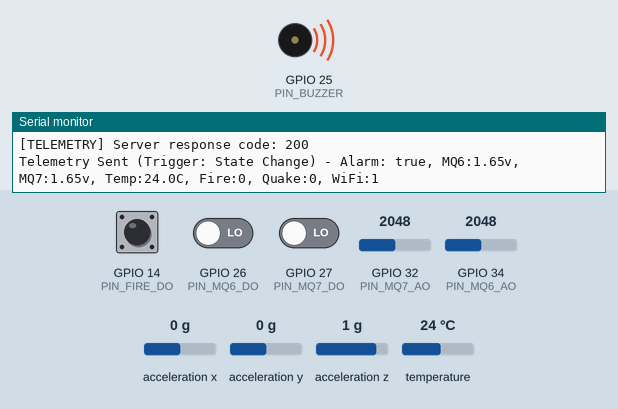
This program was run on a simulated ESP32. Shown: buzzer (waves = sounding), the last lines printed to the serial monitor. Wiring (inferred from the names in the program): MPU-6050 motion sensor at I2C address 0x68. The test bench sets the inputs (shaded band); at power-on: GPIO 26 (PIN_MQ6_DO) LOW, GPIO 27 (PIN_MQ7_DO) LOW, GPIO 32 (PIN_MQ7_AO) = 2048, GPIO 34 (PIN_MQ6_AO) = 2048, GPIO 14 (PIN_FIRE_DO) HIGH, acceleration x 0 g, acceleration y 0 g, acceleration z 1 g, temperature 24 °C. WiFi joins after 1.5 s; servers stay silent unless stated; uploads are accepted with an empty reply.

Above: at 4.3 s.
4.4 s: GPIO 26 (PIN_MQ6_DO) driven HIGH and GPIO 27 (PIN_MQ7_DO) driven HIGH
At 5.5 s:
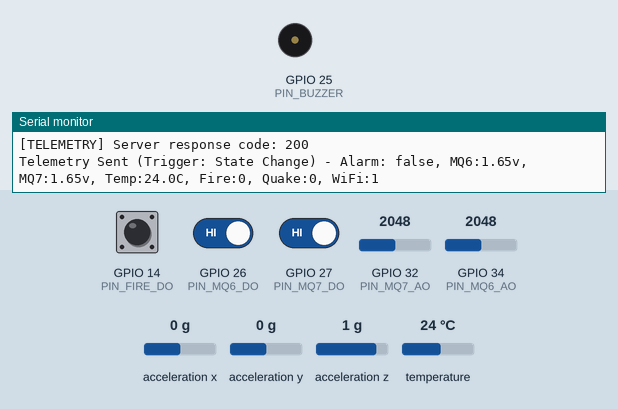
6.1 s: GPIO 32 (PIN_MQ7_AO) set to 2642
7.6 s: GPIO 32 (PIN_MQ7_AO) set to 2701
At 8.8 s:
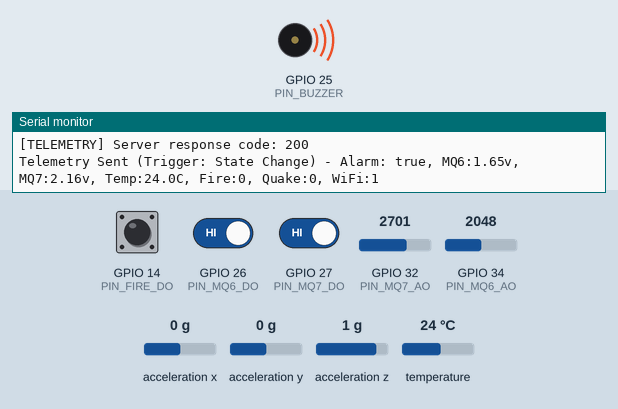
9.1 s: GPIO 32 (PIN_MQ7_AO) set to 1228
At 10.2 s:
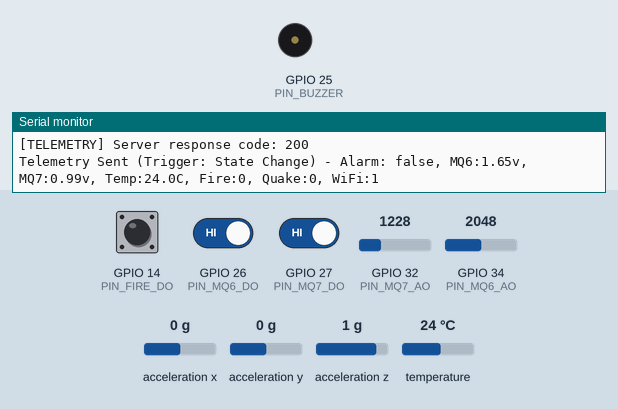
10.6 s: GPIO 34 (PIN_MQ6_AO) set to 2619
12.1 s: GPIO 34 (PIN_MQ6_AO) set to 2700
At 12.7 s:
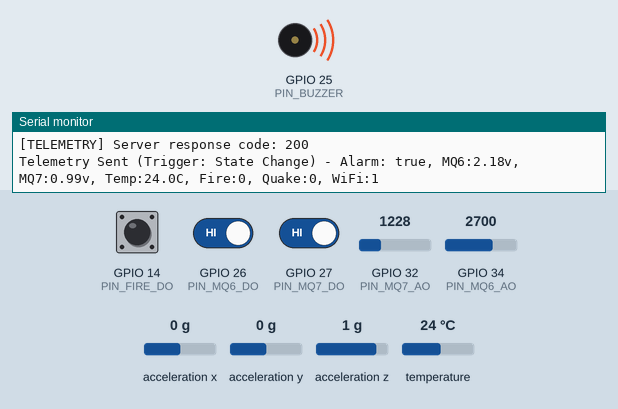
Timing chart, 0 to 14.6 s (numbered marks = the images above; inputs shaded):
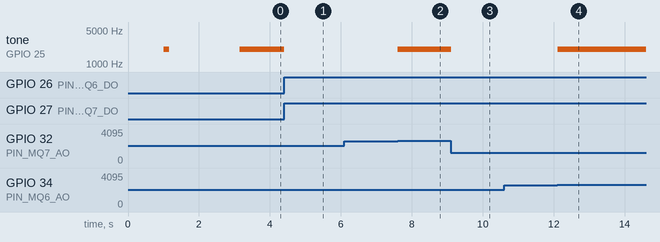

Measured:
- the behaviour switches between 2668 and 2669 on GPIO 32 (PIN_MQ7_AO) (found by bisection; images 1 and 2)
- the behaviour switches between 2668 and 2669 on GPIO 34 (PIN_MQ6_AO) (found by bisection; images 3 and 4)
- after the input at 4.4 s, tone on GPIO 25 (PIN_BUZZER): 2000 Hz → silent at once
- after the input at 6.1 s, every drawn part: stays the same
- after the input at 7.6 s, tone on GPIO 25 (PIN_BUZZER): silent → 2000 Hz at once
- after the input at 9.1 s, tone on GPIO 25 (PIN_BUZZER): 2000 Hz → silent at once
- after the input at 10.6 s, every drawn part: stays the same
- after the input at 12.1 s, tone on GPIO 25 (PIN_BUZZER): silent → 2000 Hz at once

The program:

main.cpp
```cpp
#include <Arduino.h>
#include <esp_task_wdt.h>
#include "Config.h"
#include "Sensors/GasSensor.h"
#include "Sensors/VibrationSensor.h"
#include "Sensors/FireSensor.h"
#include "Network/Telemetry.h"

// --- SYSTEM MODULES ---
GasSensor gasSensor(PIN_MQ6_AO, PIN_MQ7_AO, PIN_MQ6_DO, PIN_MQ7_DO);
VibrationSensor vibrationSensor(I2C_MPU_SDA, I2C_MPU_SCL);
FireSensor fireSensor(PIN_FIRE_DO);
Telemetry telemetry(WIFI_SSID, WIFI_PASS, SERVER_URL, TELEMETRY_TOKEN);

// --- SCHEDULING VARIABLES ---
unsigned long lastSentTime = 0;

void setup() {
  Serial.begin(115200);
  delay(1000); // Allow serial port to initialize

  Serial.println("\n\n=========================================");
  Serial.println("=== DECENTRALIZED SMART CITY SENSOR  ===");
  Serial.println("=========================================");

  // Initialize Watchdog Timer for system safety
  esp_task_wdt_init(WDT_TIMEOUT, true);
  esp_task_wdt_add(nullptr);

  // Initialize sensors and outputs
  pinMode(PIN_BUZZER, OUTPUT);

  // Quick startup beep (150ms at 2000Hz) to verify buzzer hardware is working
  tone(PIN_BUZZER, 2000);
  delay(150);
  noTone(PIN_BUZZER);

  fireSensor.begin();
  gasSensor.begin();

  if (vibrationSensor.begin()) {
    Serial.println("[INIT] MPU6050 accelerometer initialized successfully");
  } else {
    Serial.println("[WARNING] MPU6050 accelerometer initialization failed");
  }

  // Calibration Phase
  Serial.println("[INIT] Starting sensor baseline calibration...");
  for (int i = 0; i < 30; i++) {
    gasSensor.calibrate(1, 100); // Calibrate 1 iteration, then wait 100ms
    vibrationSensor.update();     // Read initial vibrations to update baseline values
    esp_task_wdt_reset();         // Keep watchdog happy
  }

  Serial.printf("[INFO] Base voltages calibrated - MQ6: %.2fv, MQ7: %.2fv\n",
                gasSensor.getMq6Base(), gasSensor.getMq7Base());

  // Connect to Wi-Fi
  Serial.println("[INIT] Connecting to WiFi...");
  telemetry.begin();

  // Non-blocking WiFi connection wait (up to 5 seconds)
  unsigned long startWiFiWait = millis();
  while (!telemetry.isConnected() && (millis() - startWiFiWait < 5000)) {
    delay(100);
    esp_task_wdt_reset();
    Serial.print(".");
  }
  Serial.println();

  if (telemetry.isConnected()) {
    Serial.println("[SUCCESS] WiFi connected successfully");

    // Send initial safe-state (alarm: false) packet immediately upon boot
    Serial.println("[INIT] Sending initial alarm-off (false) packet to backend...");
    float mq6Volts = gasSensor.readMq6Voltage();
    float mq7Volts = gasSensor.readMq7Voltage();
    float temp = vibrationSensor.getTemperature();

    telemetry.sendPayload(false, false, false, mq6Volts, mq7Volts, temp);
    lastSentTime = millis(); // Set timer base to prevent immediate re-sending in loop
  } else {
    Serial.println("[WARNING] WiFi connection failed (operating offline)");
  }
}

void loop() {
  esp_task_wdt_reset(); // Feed the watchdog

  // 1. Maintain WiFi connection in a non-blocking rate-limited way
  telemetry.handleConnection();

  // 2. Poll and update sensors
  vibrationSensor.update();

  float mq6Volts = gasSensor.readMq6Voltage();
  float mq7Volts = gasSensor.readMq7Voltage();
  float temp = vibrationSensor.getTemperature();
  bool fire = fireSensor.isFireDetected();
  bool quake = vibrationSensor.isQuake(0.6f);

  // 3. Evaluate hazard status
  bool gasDanger = gasSensor.checkDanger(SENS_THRESH);
  bool alarm = fire || gasDanger || quake;

  // Control the buzzer (ON at 2000Hz during alarm, OFF during normal state)
  // Using tone() ensures both passive and active buzzers can produce audible sound
  if (alarm) {
    tone(PIN_BUZZER, 2000);
  } else {
    noTone(PIN_BUZZER);
  }

  // 4. Send telemetry payload to server
  // Send immediately if the alarm status changes to report state changes immediately (on/off).
  // Otherwise, send periodically (every 3 seconds during alarm, every 60 seconds during normal state).
  static bool lastAlarm = false;
  bool alarmChanged = (alarm != lastAlarm);
  unsigned long interval = alarm ? 3000 : 60000;

  if (alarmChanged || (millis() - lastSentTime > interval)) {
    lastSentTime = millis();
    lastAlarm = alarm;
    telemetry.sendPayload(alarm, fire, quake, mq6Volts, mq7Volts, temp);

    // Debug output
    Serial.printf("Telemetry Sent (Trigger: %s) - Alarm: %s, MQ6:%.2fv, MQ7:%.2fv, Temp:%.1fC, Fire:%d, Quake:%d, WiFi:%d\n",
                  alarmChanged ? "State Change" : "Interval",
                  alarm ? "true" : "false",
                  mq6Volts, mq7Volts, temp, fire, quake, telemetry.isConnected());
  }

  delay(10); // Relieve CPU stress
}
```

Telemetry.cpp
```cpp
#include "Network/Telemetry.h"
#include <WiFi.h>
#include <HTTPClient.h>
#include <WiFiClientSecure.h>

Telemetry::Telemetry(const char* ssid, const char* password, const char* serverUrl, const char* token)
    : _ssid(ssid), _password(password), _serverUrl(serverUrl), _token(token), _lastConnectionCheck(0) {}

void Telemetry::begin() {
  WiFi.mode(WIFI_STA);
  WiFi.setAutoReconnect(true);
  WiFi.begin(_ssid, _password);
}

void Telemetry::handleConnection() {
  // Check and reconnect every 10 seconds if not connected
  if (WiFi.status() != WL_CONNECTED && (millis() - _lastConnectionCheck > 10000)) {
    _lastConnectionCheck = millis();
    Serial.println("[WIFI] Reconnecting to WiFi...");
    WiFi.disconnect();
    WiFi.reconnect();
  }
}

bool Telemetry::isConnected() const {
  return (WiFi.status() == WL_CONNECTED);
}

bool Telemetry::sendPayload(bool alarm, bool fire, bool quake, float mq6, float mq7, float temp) {
  if (WiFi.status() != WL_CONNECTED) {
    Serial.println("[TELEMETRY] Cannot send payload, WiFi not connected");
    return false;
  }

  WiFiClientSecure client;
  client.setInsecure(); // Skip certificate verification for simple setup

  HTTPClient http;
  if (String(_serverUrl).startsWith("https")) {
    http.begin(client, _serverUrl);
  } else {
    http.begin(_serverUrl);
  }

  http.addHeader("Content-Type", "application/json");
  http.setTimeout(5000); // 5s timeout (HTTPS can be slow)

  char json[256];
  snprintf(json, sizeof(json),
    "{\"alarm\":%s,\"fire\":%s,\"quake\":%s,\"lpg\":%.2f,\"co\":%.2f,\"temp\":%.1f,\"token\":\"%s\"}",
    alarm ? "true" : "false",
    fire ? "true" : "false",
    quake ? "true" : "false",
    mq6, mq7, temp, _token
  );

  int httpCode = http.POST(json);
  bool success = false;

  if (httpCode > 0) {
    Serial.printf("[TELEMETRY] Server response code: %d\n", httpCode);
    success = (httpCode >= 200 && httpCode < 300);
  } else {
    Serial.printf("[TELEMETRY] Error sending POST: %s\n", http.errorToString(httpCode).c_str());
  }

  http.end();
  return success;
}
```

Telemetry.h
```cpp
#ifndef TELEMETRY_H
#define TELEMETRY_H

#include <Arduino.h>

class Telemetry {
public:
    Telemetry(const char* ssid, const char* password, const char* serverUrl, const char* token);

    void begin();
    void handleConnection();
    bool isConnected() const;

    bool sendPayload(bool alarm, bool fire, bool quake, float mq6, float mq7, float temp);

private:
    const char* _ssid;
    const char* _password;
    const char* _serverUrl;
    const char* _token;
    unsigned long _lastConnectionCheck;
};

#endif // TELEMETRY_H
```

FireSensor.cpp
```cpp
#include "Sensors/FireSensor.h"

FireSensor::FireSensor(uint8_t digitalPin) : _pin(digitalPin) {}

void FireSensor::begin() {
  pinMode(_pin, INPUT_PULLUP); // Ruxsat etilgan (ichki pull-up bor)
}

bool FireSensor::isFireDetected() const {
  return (digitalRead(_pin) == LOW); // LOW indicates fire detected by flame sensor
}
```

FireSensor.h
```cpp
#ifndef FIRE_SENSOR_H
#define FIRE_SENSOR_H

#include <Arduino.h>

class FireSensor {
public:
    FireSensor(uint8_t digitalPin);

    void begin();
    bool isFireDetected() const;

private:
    uint8_t _pin;
};

#endif // FIRE_SENSOR_H
```

GasSensor.cpp
```cpp
#include "Sensors/GasSensor.h"

GasSensor::GasSensor(uint8_t mq6AoPin, uint8_t mq7AoPin, uint8_t mq6DoPin, uint8_t mq7DoPin)
    : _mq6AoPin(mq6AoPin), _mq7AoPin(mq7AoPin), _mq6DoPin(mq6DoPin), _mq7DoPin(mq7DoPin),
      _mq6Base(0.0f), _mq7Base(0.0f) {}

void GasSensor::begin() {
  pinMode(_mq6DoPin, INPUT);
  pinMode(_mq7DoPin, INPUT);
  // Note: Analog pins (ADC1) do not require pinMode setting in ESP32 Arduino Core,
  // but it is safe to leave it implicitly configured during analogRead().
}

void GasSensor::calibrate(uint8_t iterations, uint32_t delayMs) {
  float mq6Sum = 0.0f;
  float mq7Sum = 0.0f;

  for (uint8_t i = 0; i < iterations; i++) {
    mq6Sum += readAverageVoltage(_mq6AoPin);
    mq7Sum += readAverageVoltage(_mq7AoPin);
    if (i < iterations - 1) {
      delay(delayMs);
    }
  }

  _mq6Base = mq6Sum / (float)iterations;
  _mq7Base = mq7Sum / (float)iterations;
}

float GasSensor::readMq6Voltage() const {
  return readAverageVoltage(_mq6AoPin);
}

float GasSensor::readMq7Voltage() const {
  return readAverageVoltage(_mq7AoPin);
}

bool GasSensor::isMq6DigitalActive() const {
  return (digitalRead(_mq6DoPin) == LOW);
}

bool GasSensor::isMq7DigitalActive() const {
  return (digitalRead(_mq7DoPin) == LOW);
}

bool GasSensor::checkDanger(float threshold) const {
  // Danger is triggered either by digital pin activation (low)
  // or analog voltage exceeding the calibrated baseline by the threshold value.
  bool mq6Danger = isMq6DigitalActive() || (readMq6Voltage() > _mq6Base + threshold);
  bool mq7Danger = isMq7DigitalActive() || (readMq7Voltage() > _mq7Base + threshold);

  return (mq6Danger || mq7Danger);
}

float GasSensor::readAverageVoltage(uint8_t pin) const {
  uint32_t total = 0;
  const uint8_t sampleCount = 15;

  for (uint8_t i = 0; i < sampleCount; i++) {
    total += analogRead(pin);
    delayMicroseconds(50);
  }

  // 12-bit ADC converts to 0-4095 range. Map to ESP32 standard 3.3V reference.
  return (float)(total / (float)sampleCount) * (3.3f / 4095.0f);
}
```

GasSensor.h
```cpp
#ifndef GAS_SENSOR_H
#define GAS_SENSOR_H

#include <Arduino.h>

class GasSensor {
public:
    GasSensor(uint8_t mq6AoPin, uint8_t mq7AoPin, uint8_t mq6DoPin, uint8_t mq7DoPin);

    void begin();
    void calibrate(uint8_t iterations = 30, uint32_t delayMs = 100);

    float readMq6Voltage() const;
    float readMq7Voltage() const;

    bool isMq6DigitalActive() const;
    bool isMq7DigitalActive() const;

    bool checkDanger(float threshold) const;

    float getMq6Base() const { return _mq6Base; }
    float getMq7Base() const { return _mq7Base; }

private:
    float readAverageVoltage(uint8_t pin) const;

    uint8_t _mq6AoPin;
    uint8_t _mq7AoPin;
    uint8_t _mq6DoPin;
    uint8_t _mq7DoPin;

    float _mq6Base;
    float _mq7Base;
};

#endif // GAS_SENSOR_H
```

VibrationSensor.cpp
```cpp
#include "Sensors/VibrationSensor.h"

VibrationSensor::VibrationSensor(uint8_t sdaPin, uint8_t sclPin, uint8_t i2cAddress)
    : _sdaPin(sdaPin), _sclPin(sclPin), _address(i2cAddress), _i2c(1), _active(false),
      _lastX(0.0f), _lastY(0.0f), _lastZ(0.0f), _currentDelta(0.0f) {}

bool VibrationSensor::begin() {
  _i2c.begin(_sdaPin, _sclPin, 100000); // 100kHz (Stable mode)
  _i2c.setTimeOut(2000); // 2 second timeout
  delay(100);

  _i2c.beginTransmission(_address);
  _i2c.write(0x6B); // Power Management register
  _i2c.write(0);    // Wake up command

  if (_i2c.endTransmission(true) == 0) {
    _active = true;
    return true;
  }
  return false;
}

void VibrationSensor::update() {
  if (!_active) return;

  _i2c.beginTransmission(_address);
  _i2c.write(0x3B); // Accel X High register
  _i2c.endTransmission(false);
  _i2c.requestFrom((uint8_t)_address, (size_t)6, true);

  if (_i2c.available() < 6) return;

  int16_t x = (int16_t)(_i2c.read() << 8 | _i2c.read());
  int16_t y = (int16_t)(_i2c.read() << 8 | _i2c.read());
  int16_t z = (int16_t)(_i2c.read() << 8 | _i2c.read());

  // Convert raw values to G-force (16384 LSB/g at default +/- 2g range)
  float ax = (float)x / 16384.0f;
  float ay = (float)y / 16384.0f;
  float az = (float)z / 16384.0f;

  // Calculate change in G-force since the last reading
  _currentDelta = abs(ax - _lastX) + abs(ay - _lastY) + abs(az - _lastZ);

  _lastX = ax;
  _lastY = ay;
  _lastZ = az;
}

bool VibrationSensor::isQuake(float threshold) const {
  if (!_active) return false;
  return (_currentDelta > threshold);
}

float VibrationSensor::getTemperature() {
  if (!_active) return 0.0f;

  _i2c.beginTransmission(_address);
  _i2c.write(0x41); // Temp Out High register
  _i2c.endTransmission(false);
  _i2c.requestFrom((uint8_t)_address, (size_t)2, true);

  if (_i2c.available() == 2) {
    int16_t t = (int16_t)(_i2c.read() << 8 | _i2c.read());
    // MPU6050 temperature conversion formula from datasheet
    return (float)(t / 340.0f) + 36.53f;
  }
  return 0.0f;
}
```

VibrationSensor.h
```cpp
#ifndef VIBRATION_SENSOR_H
#define VIBRATION_SENSOR_H

#include <Arduino.h>
#include <Wire.h>

class VibrationSensor {
public:
    VibrationSensor(uint8_t sdaPin, uint8_t sclPin, uint8_t i2cAddress = 0x68);

    bool begin();
    void update();
    bool isQuake(float threshold = 0.6f) const;
    float getTemperature();
    bool isActive() const { return _active; }

private:
    uint8_t _sdaPin;
    uint8_t _sclPin;
    uint8_t _address;
    TwoWire _i2c;
    bool _active;

    float _lastX;
    float _lastY;
    float _lastZ;
    float _currentDelta;
};

#endif // VIBRATION_SENSOR_H
```

Config.h
```cpp
#ifndef CONFIG_H
#define CONFIG_H

#include <Arduino.h>

// --- WiFi & SERVER CONFIG ---
extern const char* WIFI_SSID;
extern const char* WIFI_PASS;
extern const char* SERVER_URL;
extern const char* TELEMETRY_TOKEN;

// --- PIN CONFIGURATION ---
// Analog Pins (Only 32, 33, 34, 35, 36, 39 are valid ADC1 pins on ESP32, which work with WiFi active)
#define PIN_MQ6_AO   34  // LPG Analog Input
#define PIN_MQ7_AO   32  // CO Analog Input
#define PIN_FIRE_DO  14  // Flame Digital Input (Internal pull-up enabled)

// Digital Pins
#define PIN_MQ6_DO   26  // MQ6 Digital Input (LPG threshold indicator)
#define PIN_MQ7_DO   27  // MQ7 Digital Input (CO threshold indicator)
#define PIN_BUZZER   25  // Buzzer Output Pin (Active high)

// --- I2C CONFIGURATION ---
#define I2C_MPU_SDA  19  // MPU6050 SDA
#define I2C_MPU_SCL  18  // MPU6050 SCL

// --- SYSTEM SETTINGS ---
#define WDT_TIMEOUT   15   // Watchdog timeout in seconds
#define SENS_THRESH   0.5f // Sensitivity voltage threshold above calibrated base
#define WIFI_CHECK_INTERVAL 10000 // Check Wi-Fi state every 10 seconds

#endif // CONFIG_H
```

Config.cpp
```cpp
#include "Config.h"

const char* WIFI_SSID = "Incubatsiya_2.4G";
const char* WIFI_PASS = "123456789";
const char* SERVER_URL = "https://mchs.unusual.uz/api/sensor-data";
const char* TELEMETRY_TOKEN = "TOKEN-001";
```
